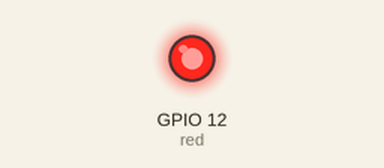
Recording of a program running on a simulated Raspberry Pi (BCM pin numbers). On the bench: output pins drawn as LEDs (lit = HIGH). At 3.0 s the program stops and its outputs stay as they are.

Above: at 0.1 s.
At 3.1 s:
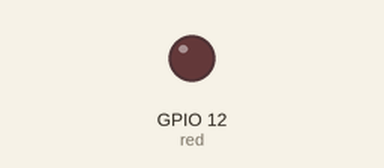
Timing chart, 0 to 4.5 s (numbered marks = the images above):
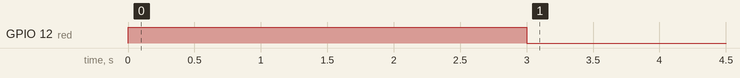

Measured:
- by itself, GPIO 12 (red): LOW → HIGH at 0.00 s, → LOW 3.0 s later

The program:

led-gpiozero.py
```python
#!/usr/bin/env python3

# coding: utf8

__author__ = 'xgqfrms'
__editor__ = 'vscode'
__version__ = '1.0.1'
__copyright__ = """
  Copyright (c) 2012-2050, xgqfrms; mailto:xgqfrms@xgqfrms.xyz
"""

"""
  /**
   *
   * @author xgqfrms
   * @license MIT
   * @copyright xgqfrms
   * @created 2020-08-0
   *
   * @description
   * @augments
   * @example
   * @link https://www.youtube.com/watch?v=lyura1g0QgY
   *
  */
"""

from gpiozero import LED
from time import sleep

red = LED(12)
# Change 12 to your GPIO pin

red.on()
sleep(3)
red.off()
```
